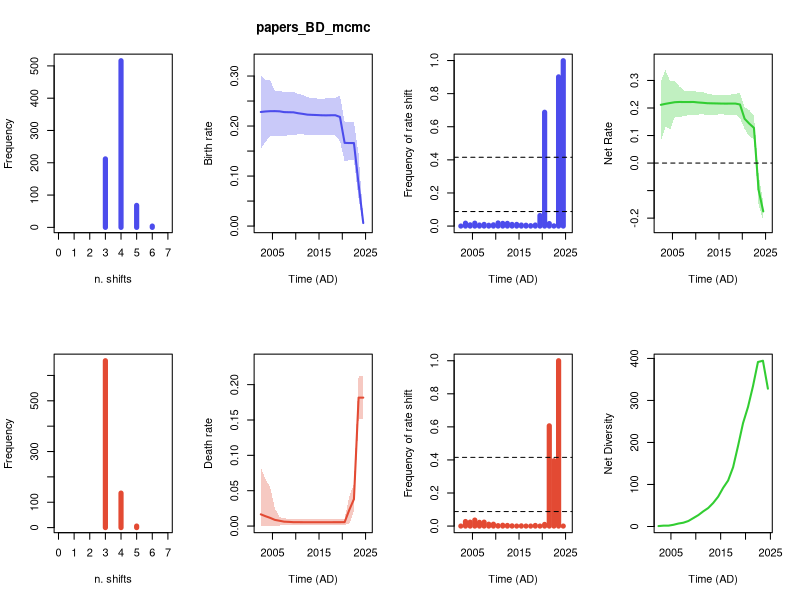
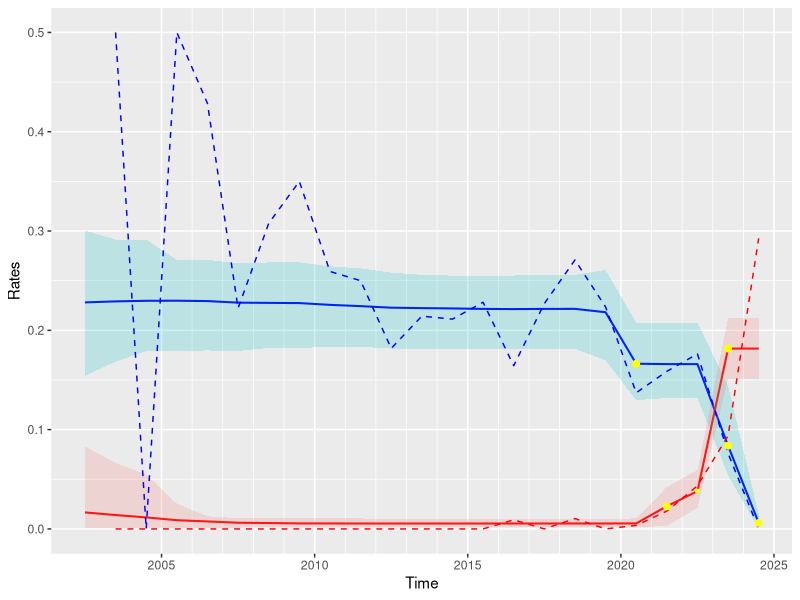

Here is the R script that generated these plots, in order:


pdf(file='./monperrusdata/literate_mcmc_logs/papers_BD_RTT_plots.pdf',width=12, height=8)
par(mfrow=c(2,4))
usePackage <- function(p){if (!is.element(p, installed.packages()[,1])) install.packages(p, dep = TRUE, repos='https://cloud.r-project.org'); library(p, character.only = TRUE)}
usePackage('scales')

###papers_BD_mcmc###

#Number Shifts
unique=c(3.0, 4.0,5.0,6.0)
counts=c(212, 516,68,4)
plot(unique,counts,type = 'h', xlim = c(0,7.0), ylab = 'Frequency', xlab = 'n. shifts',lwd=5,col='#4c4cec')
#Birth rate Plot
time=c(2002.5, 2003.5,2004.5,2005.5,2006.5,2007.5,2008.5,2009.5,2010.5,2011.5,2012.5,2013.5,2014.5,2015.5,2016.5,2017.5,2018.5,2019.5,2020.5,2021.5,2022.5,2023.5,2024.5)
birth_rate=c(0.22811947977662597, 0.2291466382830054,0.22973112317000613,0.2298319683767067,0.22945627002051958,0.22787114368029646,0.22763600227831804,0.22744080257358315,0.22564747568348625,0.22436020367827123,0.2228108585950227,0.2223782999597838,0.22202141216230598,0.22156449785815802,0.22138277209118415,0.22157384299494431,0.22161760389899945,0.2182162539359006,0.16635864523300026,0.16600749011132848,0.1659677904175342,0.08375890991906614,0.006034959294896519)
birth_minHPD=c(0.15416422334655736, 0.1684844483495224,0.1791298933735892,0.1791298933735892,0.17974162025600077,0.1791298933735892,0.1822745339724081,0.1822745339724081,0.18328519008343677,0.18344110549954348,0.18163304544459277,0.18163304544459277,0.18163304544459277,0.18128710911699206,0.18143358082677336,0.18143358082677336,0.18128710911699206,0.16973324689804076,0.1296781910779191,0.13184748915345487,0.13184748915345487,0.053833398072418825,0.00030301281545439424)
birth_maxHPD=c(0.30054983268859214, 0.2914127089960759,0.2914127089960759,0.27094612253706435,0.27094612253706435,0.2674600064454842,0.26835169309553597,0.26835169309553597,0.2644638326783018,0.2623737646189121,0.25807771840435806,0.2558413722831568,0.2551112767149007,0.2546677617460269,0.25519479795332445,0.2558413722831568,0.2558413722831568,0.2608360283917067,0.20787972701552784,0.20765720932567983,0.20787972701552784,0.1439613437029658,0.01479398699757367)
plot(time,time,type = 'n', ylim = c(0, 0.3306048159574514), xlim = c(2002.0,2025.5), ylab = 'Birth rate', xlab = 'Time (AD)',main='papers_BD_mcmc' )
polygon(c(time, rev(time)), c(birth_maxHPD, rev(birth_minHPD)), col = alpha('#4c4cec',0.3), border = NA)
lines(time,birth_rate, col = '#4c4cec', lwd=2)
#Frequency of shifts
birth_counts=c(0.0, 0.0175,0.0075,0.0175,0.00625,0.01,0.005,0.0075,0.01875,0.01625,0.01625,0.01,0.01,0.00625,0.005,0.0025,0.00625,0.06375,0.6875,0.015,0.00125,0.90125,0.99875)
plot(time,birth_counts,type = 'h', xlim = c(2002.0,2025.5), ylim=c(0,0.99875), ylab = 'Frequency of rate shift', xlab = 'Time (AD)',lwd=5,col='#4c4cec')
bf2 = 0.08776040779875822
bf6 = 0.4154956195462569
abline(h=bf2, lty=2)
abline(h=bf6, lty=2)
birth_BF2=as.numeric(c(NA, NA,NA,NA,NA,NA,NA,NA,NA,NA,NA,NA,NA,NA,NA,NA,NA,NA,NA,NA,NA,NA,NA))
birth_BF6=c(NA, NA,NA,NA,NA,NA,NA,NA,NA,NA,NA,NA,NA,NA,NA,NA,NA,NA,0.16635864523300026,NA,NA,0.08375890991906614,0.006034959294896519)
#Net Rate
net_rate=c(0.21151512162162117, 0.21520071367723814,0.218128225615078,0.2210578232998202,0.22192634943546616,0.22164089490022698,0.22171101847823954,0.22192084399943596,0.2201446751614278,0.21890882845827528,0.21737597207058276,0.21693713659743072,0.21658024879995288,0.2161156008810816,0.21593387511410775,0.21612494601786789,0.21615710147037853,0.21275575150727977,0.16077933763577668,0.14318596162144479,0.1278886789739073,-0.09787814352820813,-0.17560209415237776)
net_minHPD=c(0.07891808013135918, 0.1332633441925148,0.12179118643839107,0.1680020371503263,0.1680020371503263,0.17045249120409378,0.1746463202270827,0.1746463202270827,0.1761008763033394,0.17723747560722666,0.1746463202270827,0.1746463202270827,0.1761008763033394,0.17690392028301857,0.1761008763033394,0.17469567034950848,0.17690392028301857,0.162797995600864,0.12405074815482263,0.09710166653901289,0.08607059634768012,-0.1527207182583713,-0.20804249949656595)
net_maxHPD=c(0.29644870234276743, 0.33789303935425846,0.29644870234276743,0.29644870234276743,0.27800407930504695,0.26267856154229313,0.26267856154229313,0.26181042386836123,0.25862952235493525,0.2574771402221932,0.2516178131176976,0.24884083418706485,0.24884083418706485,0.24884083418706485,0.24884083418706485,0.24865352957781528,0.25200605675057464,0.25392319418974585,0.20269651835235322,0.1923632468816126,0.1719045684162582,-0.039517553800049954,-0.145111932100934)
plot(time,time,type = 'n', ylim = c(-0.22884674944622255, 0.37168234328968436), xlim = c(2002.0,2025.5), ylab = 'Net Rate', xlab = 'Time (AD)',lwd=2, main='', col= '#32CD32' )
polygon(c(time, rev(time)), c(net_maxHPD, rev(net_minHPD)), col = alpha('#32CD32',0.3), border = NA)
lines(time,net_rate, col = '#32CD32', lwd=2)
abline(h=0,lty=2)

#Number Shifts
unique=c(3.0, 4.0,5.0)
counts=c(658, 136,6)
plot(unique,counts,type = 'h', xlim = c(0,7.0), ylab = 'Frequency', xlab = 'n. shifts',lwd=5,col='#e34a33')
#Death rate Plot
time=c(2002.5, 2003.5,2004.5,2005.5,2006.5,2007.5,2008.5,2009.5,2010.5,2011.5,2012.5,2013.5,2014.5,2015.5,2016.5,2017.5,2018.5,2019.5,2020.5,2021.5,2022.5,2023.5,2024.5)
death_rate=c(0.016604358155004544, 0.013945924605766886,0.011602897554927837,0.008774145076886205,0.007529920585053109,0.0062302487800692365,0.00592498380007824,0.005519958574146907,0.0055028005220583,0.00545137521999579,0.0054348865244398,0.00544116336235299,0.00544116336235299,0.0054488969770762905,0.0054488969770762905,0.0054488969770762905,0.005460502428620862,0.005460502428620862,0.005579307597223638,0.02282152848988369,0.03807911144362681,0.18163705344727443,0.18163705344727443)
death_minHPD=c(0.00043457833164185945, 0.00043457833164185945,0.00043457833164185945,0.0007336243167337667,0.0007336243167337667,0.0014105804643835612,0.0015568199819346014,0.0018866974531488482,0.0018866974531488482,0.0018866974531488482,0.0015568199819346014,0.001561944241291052,0.001561944241291052,0.0016009197664587824,0.0016009197664587824,0.0016009197664587824,0.0015568199819346014,0.0015568199819346014,0.0019356291357277397,0.002807917968155645,0.021111654703311195,0.1513187058789747,0.1513187058789747)
death_maxHPD=c(0.08297918080110817, 0.06645252814131847,0.05479213199507368,0.025334312244886463,0.012754476072880078,0.010749569077822681,0.010660920495225254,0.010660920495225254,0.010598949516069748,0.010536498992335528,0.010148129072097336,0.010148129072097336,0.010148129072097336,0.010148129072097336,0.010148129072097336,0.010148129072097336,0.010060706839946894,0.010060706839946894,0.010598949516069748,0.04211330250881609,0.05947346999952148,0.2125324207363542,0.2125324207363542)
plot(time,time,type = 'n', ylim = c(0, 0.23378566280998964), xlim = c(2002.0,2025.5), ylab = 'Death rate', xlab = 'Time (AD)',main='' )
polygon(c(time, rev(time)), c(death_maxHPD, rev(death_minHPD)), col = alpha('#e34a33',0.3), border = NA)
lines(time,death_rate, col = '#e34a33', lwd=2)
#Frequency of shifts
death_counts=c(0.0, 0.0275,0.02375,0.03625,0.0225,0.02375,0.01125,0.01125,0.0025,0.005,0.00375,0.00125,0.0,0.00125,0.0,0.0,0.00375,0.0,0.01,0.60625,0.395,1.0,0.0)
plot(time,death_counts,type = 'h', xlim = c(2002.0,2025.5), ylim=c(0,1.0), ylab = 'Frequency of rate shift', xlab = 'Time (AD)',lwd=5,col='#e34a33')
abline(h=bf2, lty=2)
abline(h=bf6, lty=2)
death_BF2=c(NA, NA,NA,NA,NA,NA,NA,NA,NA,NA,NA,NA,NA,NA,NA,NA,NA,NA,NA,NA,0.03807911144362681,0.18163705344727443,NA)
death_BF6=c(NA, NA,NA,NA,NA,NA,NA,NA,NA,NA,NA,NA,NA,NA,NA,NA,NA,NA,NA,0.02282152848988369,NA,0.18163705344727443,NA)
#Net Diversity
net_diversity=c(1.0, 2.0,2.0,4.0,7.0,9.0,13.0,20.0,27.0,36.0,44.0,56.0,71.0,92.0,109.5,141.0,192.0,246.0,284.5,334.0,391.5,394.5,328.0)
plot(time,net_diversity,type = 'l', ylab = 'Net Diversity', xlab = 'Time (AD)',lwd=2, main='', col= '#32CD32' )


#PRETTY PLOT
usePackage <- function(p){
if (!is.element(p, installed.packages()[,1]))
install.packages(p, dep = TRUE, repos='https://cloud.r-project.org')
require(p, character.only = TRUE)}
usePackage('ggplot2')

emp_birth=c(NA, 0.5,0.0,0.5,0.42857142857142855,0.2222222222222222,0.3076923076923077,0.35,0.25925925925925924,0.25,0.18181818181818182,0.21428571428571427,0.2112676056338028,0.22826086956521738,0.1643835616438356,0.22695035460992907,0.2708333333333333,0.22357723577235772,0.13708260105448156,0.15868263473053892,0.17624521072796934,0.07604562737642585,0.0)
emp_death=c(NA, 0.0,0.0,0.0,0.0,0.0,0.0,0.0,0.0,0.0,0.0,0.0,0.0,0.0,0.0091324200913242,0.0,0.010416666666666666,0.0,0.0035149384885764497,0.017964071856287425,0.04342273307790549,0.09378960709759189,0.2926829268292683)
rates.dat=data.frame(time,emp_birth,emp_death,birth_rate,birth_minHPD,birth_maxHPD,birth_BF2,birth_BF6,death_minHPD,death_maxHPD,death_BF2,death_BF6)
ggplot(rates.dat, aes(time,birth_rate)) +
        geom_line(size=.7,col='blue') +
        geom_line(aes(time,death_rate),col='red',size=.7) +
         scale_color_manual(values = c('blue','red')) +
        scale_x_continuous(breaks=seq(time[1]-time[1]%%-5,time[length(time)]-time[length(time)]%%-5,5),minor_breaks=seq(time[1]-time[1]%%-5,time[length(time)]-time[length(time)]%%-5,1)) +
        scale_y_continuous(breaks=seq(0.0,0.5,.1),limits = c(0.0,0.5)) + 
        geom_ribbon(aes_string(ymin=birth_minHPD,ymax=birth_maxHPD,fill=shQuote('red')),alpha=.2,col=NA)+ 
        geom_ribbon(aes_string(ymin=death_minHPD,ymax=death_maxHPD,fill=shQuote('blue')),alpha=.2,col=NA)+
        geom_line(aes(time,emp_birth,col='eb'),size=.5,linetype = 'dashed')+
        geom_line(aes(time,emp_death,col='ed'),size=.5,linetype = 'dashed')+
        geom_point(aes(time,birth_BF2), size = 1, alpha=1,col='yellow') +
        geom_point(aes(time,birth_BF6), size = 2, alpha=1,col='yellow') +
        geom_point(aes(time,death_BF2), size = 1, alpha=1,col='yellow') +
        geom_point(aes(time,death_BF6), size = 2, alpha=1,col='yellow') +
        theme(legend.position = 'none')+
        labs(x='Time',y='Rates')




n <- dev.off()